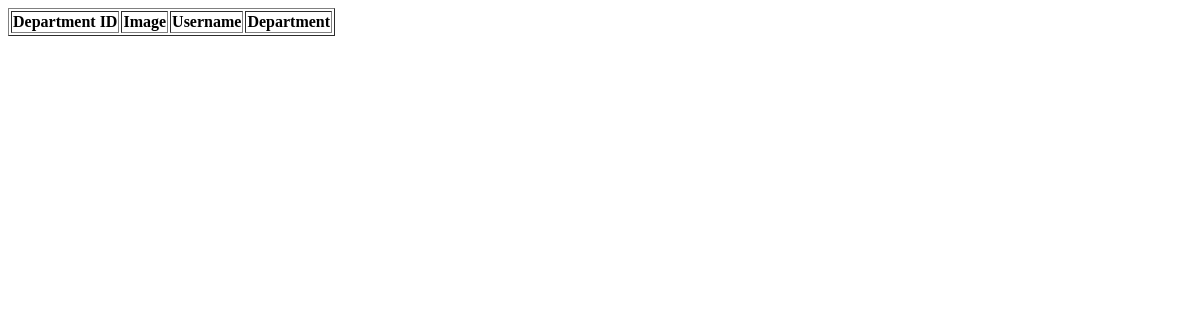
The page /list/ on the database as committed earlier.
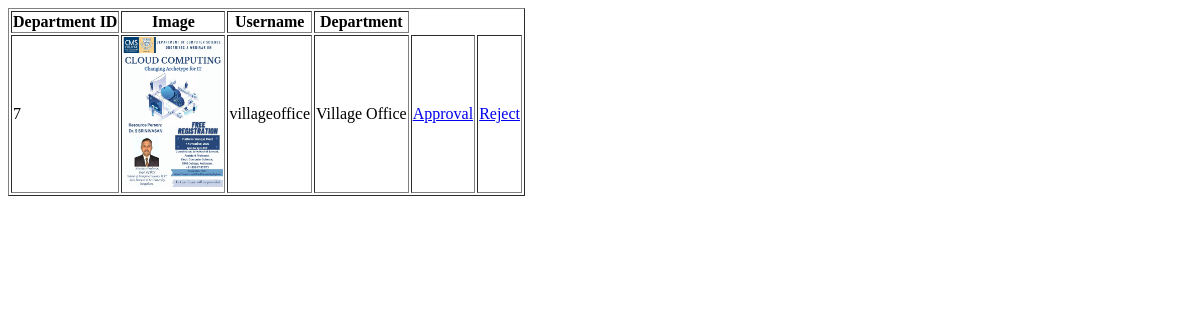
The same page on the database as committed later.
### myapp/models.py (models this page shows)
class DeptReg(models.Model):
    did = models.IntegerField(primary_key=True)
    username = models.CharField("Username : ", max_length=30, unique=True)
    password = models.CharField("Password : ", max_length=15)
    email = models.EmailField("Email :")
    department = models.CharField("Department : ", max_length=30)
    panchayath = models.CharField("Enter your panchayath : ", max_length=30)
    district = models.CharField("Enter your district : ", max_length=30)
    state = models.CharField("Enter your state : ", max_length=30)
    country = models.CharField("Enter your country ", max_length=30)
    photo = models.ImageField(upload_to='images/')
    status = models.CharField(max_length=20, default='new department')

### myapp/views.py (the view)
# urls.py: path('list/', DepartmentListView.as_view()),
class DepartmentListView(ListView):
    model = DeptReg
    def get_context_data(self, **kwargs):
        context = super().get_context_data(**kwargs)
        context['object_list'] = DeptReg.objects.filter(status='new department')
        return context

### myapp/templates/myapp/Deptreg_list.html (shortened to what this page needs)
<!DOCTYPE html>
<html lang="en">
<head>
</head>
<body>
{% block content %}
<table border="1">
    <th>Department ID</th>
    <th>Image</th>
    <th>Username</th>
    <th>Department</th>
    {% for i in object_list %}
  <tr>
      <td>{{i.did}}</td>
      <td><img src="{{i.photo.url}}" alt="" style="width:100px;height:150px"></td>
      <td>{{i.username}}</td>
      <td>{{i.department}}</td>
      <td><a href="/approval/{{i.did}}">Approval</a></td>
      <td><a href="/rejection/{{i.did}}">Reject</a></td>
  </tr>
    {% endfor %}
</table>
{% endblock content %}
</body>
</html>

Rows that differ between the two databases and show on the page:
added DeptReg: did "7", photo (picture), username "villageoffice", department "Village Office"
